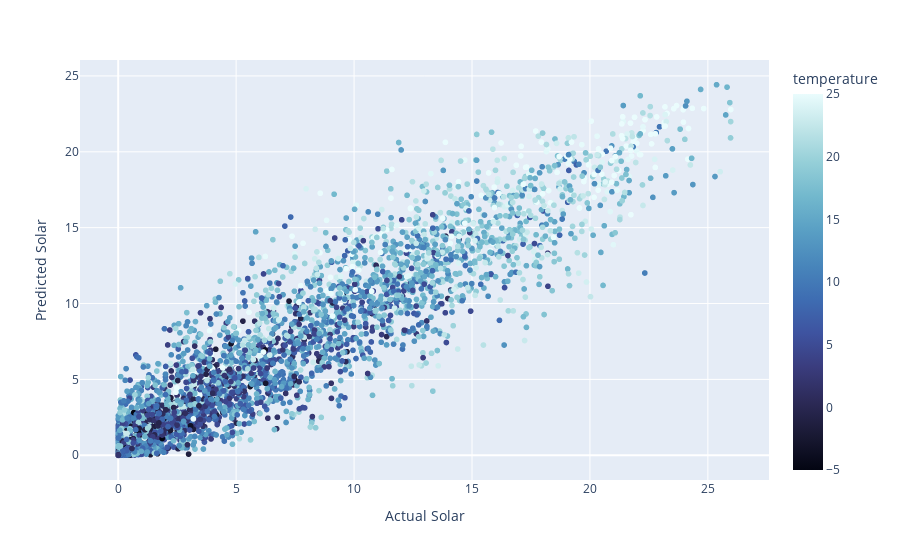

Here is the notebook cell this chart was saved with:
### Code cell
fig = px.scatter(x=y_test["solar_GW"], y=y_predict[:, 0], 
                 color=X_test["temperature"], range_color=[-5, 25],
                 color_continuous_scale="ice")
fig.update_layout(xaxis_title="Actual Solar", 
                  yaxis_title="Predicted Solar", 
                  coloraxis_colorbar=dict(title="temperature"))
fig.show()

### Figure 1 — Plotly figure (JSON) as saved in the notebook; plotly's stock layout.template omitted (floating-point values rounded to 4 significant figures; data arrays with more than 128 entries replaced by an {"elided": "..."} marker saying what was removed)
{"data": [{"hoverlabel": {"namelength": 0}, "hovertemplate": "x=%{x}<br>y=%{y}<br>color=%{marker.color}", "legendgroup": "", "marker": {"color": {"elided": "7004 float values"}, "coloraxis": "coloraxis", "symbol": "circle"}, "mode": "markers", "name": "", "showlegend": false, "type": "scattergl", "x": {"elided": "7004 float values"}, "xaxis": "x", "y": {"elided": "7004 float values"}, "yaxis": "y"}], "layout": {"coloraxis": {"cmax": 25, "cmin": -5, "colorbar": {"title": {"text": "temperature"}}, "colorscale": [[0, "rgb(3, 5, 18)"], [0.09091, "rgb(25, 25, 51)"], [0.1818, "rgb(44, 42, 87)"], [0.2727, "rgb(58, 60, 125)"], [0.3636, "rgb(62, 83, 160)"], [0.4545, "rgb(62, 109, 178)"], [0.5455, "rgb(72, 134, 187)"], [0.6364, "rgb(89, 159, 196)"], [0.7273, "rgb(114, 184, 205)"], [0.8182, "rgb(149, 207, 216)"], [0.9091, "rgb(192, 229, 232)"], [1, "rgb(234, 252, 253)"]]}, "legend": {"tracegroupgap": 0}, "margin": {"t": 60}, "xaxis": {"anchor": "y", "domain": [0, 1], "title": {"text": "Actual Solar"}}, "yaxis": {"anchor": "x", "domain": [0, 1], "title": {"text": "Predicted Solar"}}}}
